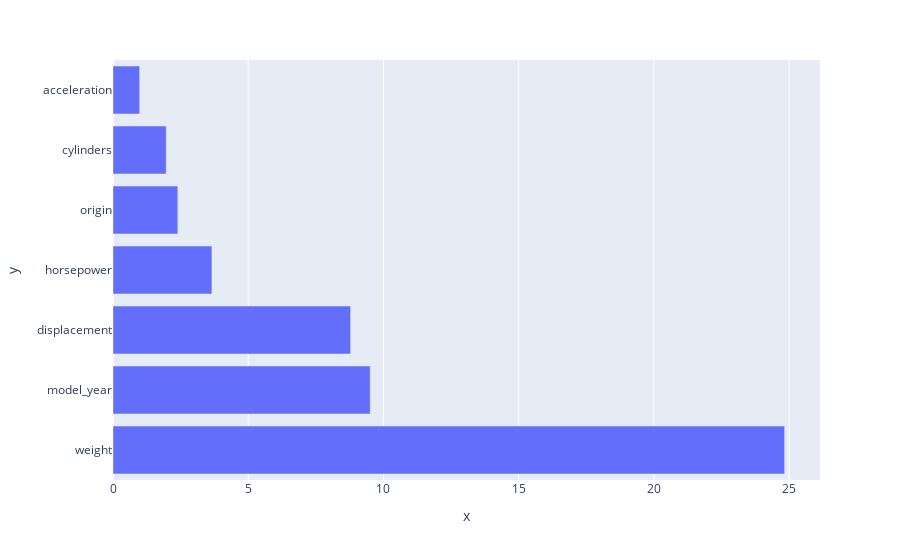

The cell this chart's notebook holds for it:
### Code cell
importance_reg = np.abs(regression_model.coef_[0])
feature_names = np.array(columns)
imp_reg = pd.DataFrame({'feature_names':feature_names, 'importance':importance_reg}).sort_values(by='importance', 
                                                                                           ascending=False)
px.bar(x=imp_reg.importance, y=imp_reg.feature_names)

### Figure 1 — Plotly figure (JSON) as saved in the notebook; plotly's stock layout.template omitted (floating-point values rounded to 4 significant figures)
{"data": [{"alignmentgroup": "True", "hovertemplate": "x=%{x}<br>y=%{y}<extra></extra>", "legendgroup": "", "marker": {"color": "#636efa", "pattern": {"shape": ""}}, "name": "", "offsetgroup": "", "orientation": "h", "showlegend": false, "textposition": "auto", "type": "bar", "x": [24.83, 9.511, 8.785, 3.657, 2.398, 1.967, 0.9852], "xaxis": "x", "y": ["weight", "model_year", "displacement", "horsepower", "origin", "cylinders", "acceleration"], "yaxis": "y"}], "layout": {"barmode": "relative", "legend": {"tracegroupgap": 0}, "margin": {"t": 60}, "xaxis": {"anchor": "y", "domain": [0, 1], "title": {"text": "x"}}, "yaxis": {"anchor": "x", "domain": [0, 1], "title": {"text": "y"}}}}
